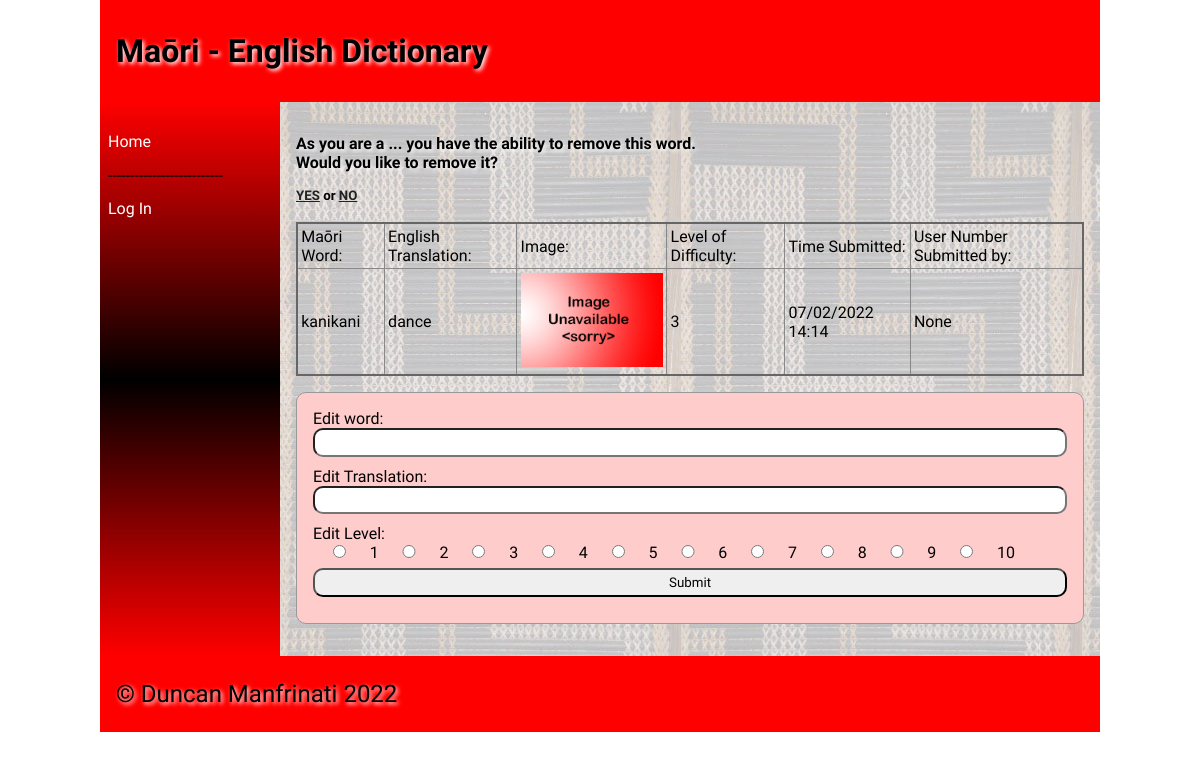
The app's page /word/304 with its own data.
### tables this page shows
CREATE TABLE "dictionary"
(
	id integer
		constraint dictionary_pk
			primary key autoincrement,
	maori varchar(60),
	english varchar(60),
	category_id integer
		references categories,
	definition varchar(900),
	level integer,
	image varchar(60),
	time datetime,
	user_id interger
);

### app.py (the view, shortened to what this page needs)
@app.route("/word/<id>", methods=['POST', 'GET'])
def dictionary(id):
    id = int(id)
    con = create_connection(DATA_BASE)
    query = "SELECT id, maori, english, image, level, time, user_id FROM dictionary WHERE id=?;"
    cur = con.cursor()
    cur.execute(query, (id,))
    word = cur.fetchall()
    con.close()
    return render_template("word.html", logged_in=is_logged_in(), word=word, id=id,
                           categories=categories())

### app.py (called while the page is built)
def create_connection(db_file):
    try:
        connection = sqlite3.connect(db_file)
        connection.execute('pragma foreign_keys=ON')
        return connection
    except Error as e:
        print(e)
    return None

def is_logged_in():
    if session.get("email") is None:
        print("Not Logged In")
        return False
    else:
        print("Logged In")
        return True

def categories():
    con = create_connection(DATA_BASE)
    query = "SELECT id,categories FROM categories"
    cur = con.cursor()
    cur.execute(query, )
    category_ids = cur.fetchall()
    con.close()
    return category_ids

### templates/word.html (shortened to what this page needs)
{% extends 'base.html' %}
{% block heading %}Maōri - English Dictionary{% endblock %}
{% block main %}
<h4>As you are a ... you have the ability to remove this word. <br> Would you like to remove it? <br></h4>
<h5><a href="/word/delete_yes">YES</a> or <a href="/word/delete_no">NO</a></h5>
<br>
<table class="word-table">
    <thead>
    <tr>
        <td>Maōri Word:</td>
        <td>English Translation:</td>
        <td>Image:</td>
        <td>Level of Difficulty:</td>
        <td>Time Submitted:</td>
        <td>User Number Submitted by:</td>
    </tr>
    </thead>
    <tbody>
    {% for words in word %}
    <tr>
        <td><p>{{ words[1] }}</p></td>
        <td><p>{{ words[2] }}</p></td>
        <td width="150"><img src="/static/images/{{ words[3] }}"></td>
        <td><p>{{ words[4] }}</p></td>
        <td><p>{{ words[5] }}</p></td>
        <td><p>{{ words[6] }}</p></td>
    </tr>
    </tbody>
    {% endfor %}
</table>
    <form class="dataForm" method="post" target="dictinary/{{id}}">
    <div class="form-group">
        <div class="form-label">Edit word:</div>
        <div class="form-element"><input type="text" name="edit_maori" id="edit_maori" required></div>
    </div>
    <div class="form-group">
        <div class="form-label">Edit Translation:</div>
        <div class="form-element"><input type="text" name="edit_english" id="edit_english" required></div>
    </div>
    <div class="form-group">
        <div class="form-label">Edit Level:</div>
        {% for i in range(10) %}
            <input type="radio" id="{{ i + 1 }}" name="edit_level" value="{{ i + 1 }}" required>
            <label for="{{ i + 1 }}">{{i + 1}}</label>
        {% endfor %}
    </div>
    <div class="form-group">
        <div class="form-element"><input type="submit" value="Submit"></div>
    </div>
    </form>
{% endblock %}

### static/css/style.css (style rules this page uses)
* { font-family: Comfortaa, sans-serif; margin: 0; padding: 0; box-sizing: border-box; }
h1, h2, h3, h4 { padding: 1rem 0; font-family: 'Suez One', serif; color: #000000; text-shadow: 2px 2px 4px #fff; }
p { padding: 0.5rem 0; }
a { color: #222; }
img { width: 100%; }
.dataForm { margin: 1rem 0; border: 1px solid #999; padding: 1rem; background-color: #fcc; border-radius: 10px; }
.dataForm input, textarea { width: 100%; border-radius: 10px; padding: 0.3rem; margin-bottom: 10px; }
table { width: 100%; border: 2px solid #666; border-collapse: collapse; }
th, td { border: 1px solid #888; padding: 0.2rem; text-align: left; }
@media only screen and (min-width: 768px) { .dataForm input[type='radio'] { width: 7%; } }

### records on screen
dictionary: maori "kanikani", english "dance", image (placeholder picture), level "3", time "07/02/2022 14:14", words "None"

### other values on screen
{{ i + 1 }} "1" "2" "3" "4" "5" "6" "7" "8" "9" "10"
